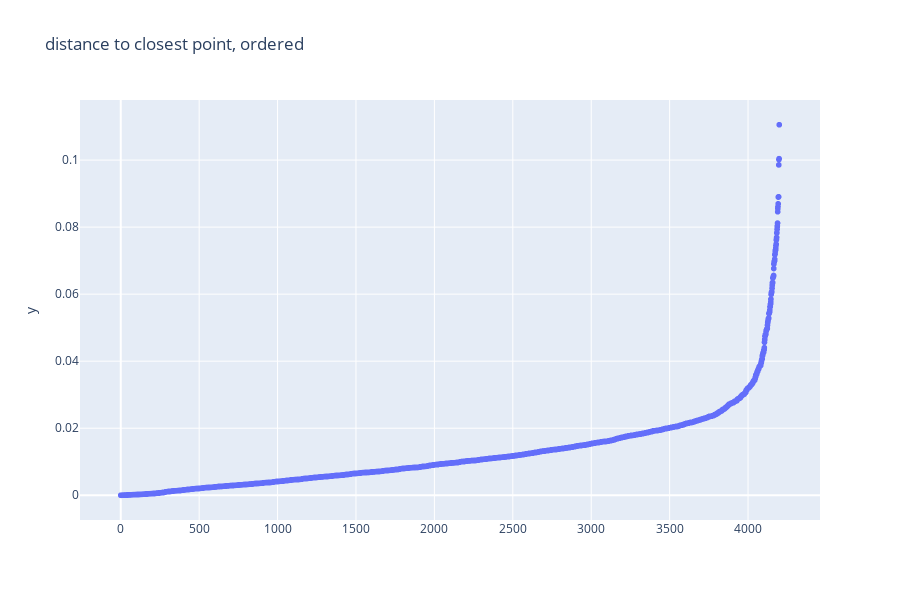

Notebook cell for this chart:
### Code cell
find_eps(dataBruit[0])

### Figure 1 — Plotly figure (JSON) as saved in the notebook; plotly's stock layout.template omitted (floating-point values rounded to 4 significant figures; data arrays with more than 128 entries replaced by an {"elided": "..."} marker saying what was removed)
{"data": [{"hoverlabel": {"namelength": 0}, "hovertemplate": "y=%{y}", "legendgroup": "", "marker": {"color": "#636efa", "symbol": "circle"}, "mode": "markers", "name": "", "showlegend": false, "type": "scattergl", "xaxis": "x", "y": {"elided": "4200 float values"}, "yaxis": "y"}], "layout": {"height": 600, "legend": {"tracegroupgap": 0}, "title": {"text": "distance to closest point, ordered"}, "xaxis": {"anchor": "y", "domain": [0, 1]}, "yaxis": {"anchor": "x", "domain": [0, 1], "title": {"text": "y"}}}}
